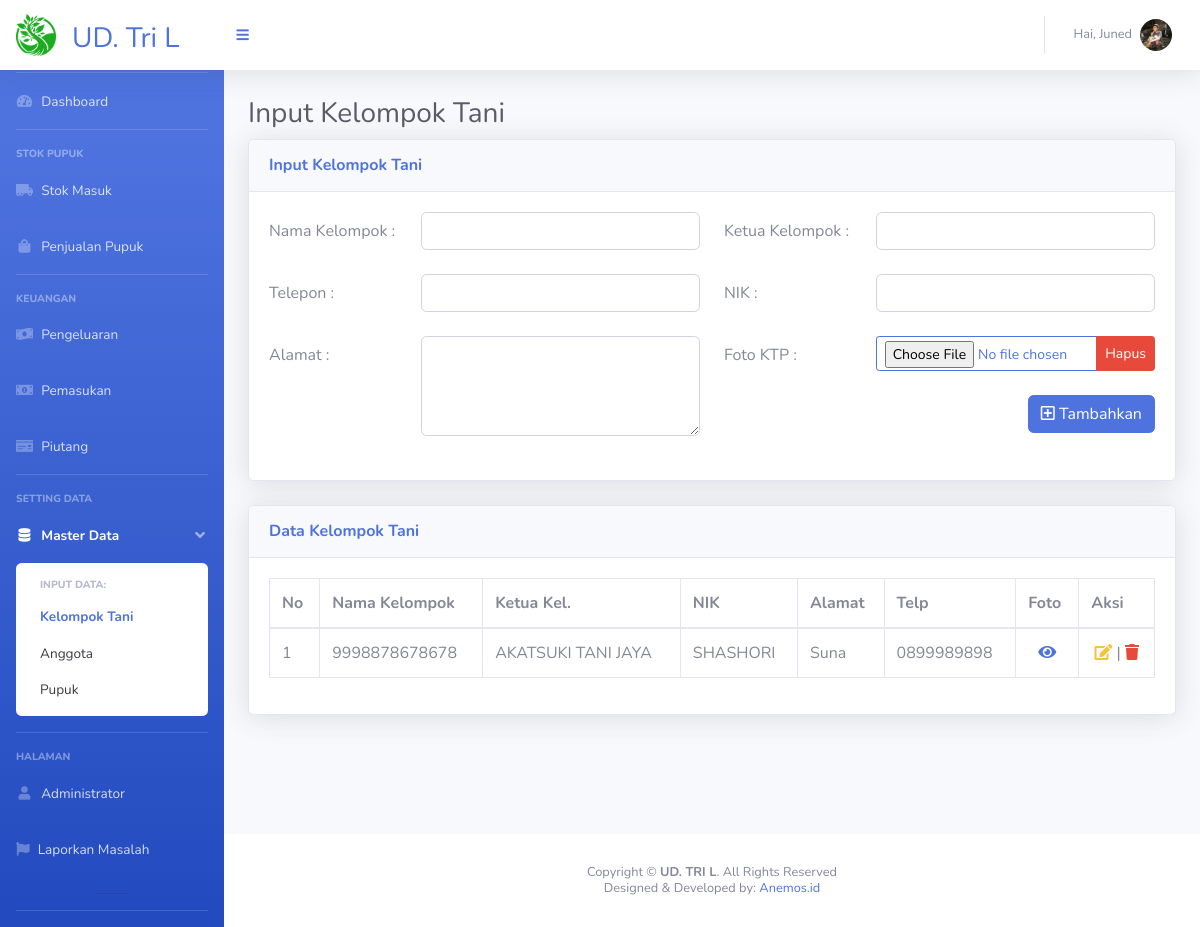
The page /page_kel_tani.php?m=4&n=2 (signed in) on the database as committed earlier.
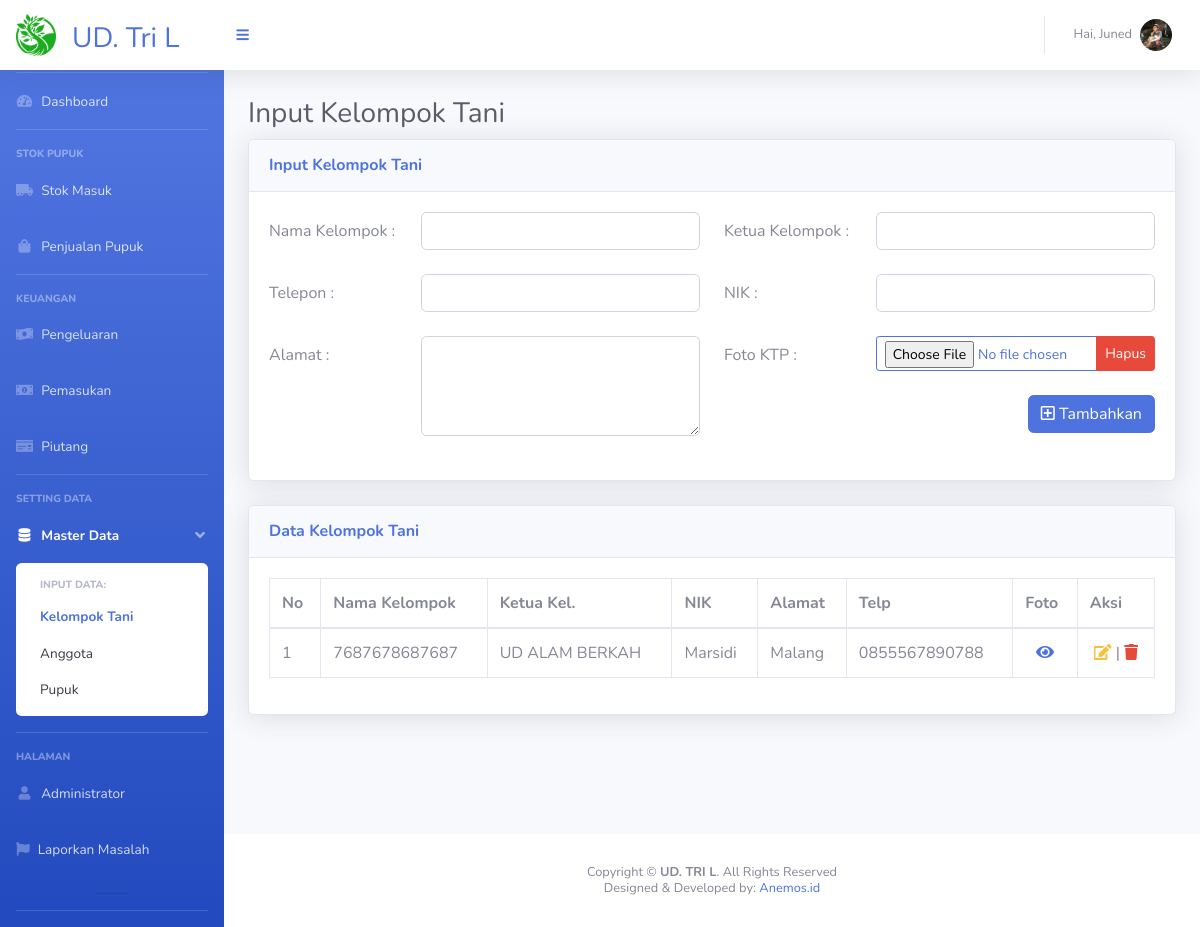
The same page on the database as committed later.
### tables this page shows
CREATE TABLE `data_kel_tani` (
  `ID_KT` int(50) NOT NULL,
  `NIK` varchar(50) DEFAULT NULL,
  `Nama_Kel` varchar(100) DEFAULT NULL,
  `Nama_Ketua` varchar(50) DEFAULT NULL,
  `Alamat` varchar(100) DEFAULT NULL,
  `Telp` varchar(50) DEFAULT NULL,
  `Foto` varchar(50) DEFAULT NULL
);

### page_kel_tani.php (the view, shortened to what the changed rows need)
<?php
include "connection.php";
if (isset($_SESSION['login'])) {
    ?>
<!DOCTYPE html>
<html lang="en">
<head>
    <link href="vendor/fontawesome-free/css/all.min.css" rel="stylesheet" type="text/css">
    <link href="css/sb-admin-2.min.css" rel="stylesheet">
    <link href="vendor/datatables/dataTables.bootstrap4.min.css" rel="stylesheet">
</head>
<body id="page-top">
    <div id="wrapper">
        <div id="content-wrapper" class="d-flex flex-column">
            <div id="content">
                <div class="container-fluid">
                    <div class="d-sm-flex align-items-center justify-content-between ">
                        <h1 id="hu" class="h3 pp text-gray-800">Input Kelompok Tani</h1>
                    </div>
                    <div class="row">
                        <div class="col-xl-12 col-lg-10">
                            <div class="card shadow mb-4">
                                <div class="card-body">
                                    <div class="table-responsive">
                                        <table class="table table-bordered" id="dataTable" width="100%" cellspacing="0">
                                            <thead>
                                                <tr>
                                                    <th scope="col">No</th>
                                                    <th scope="col">Nama Kelompok</th>
                                                    <th scope="col">Ketua Kel.</th>
                                                    <th scope="col">NIK</th>
                                                    <th scope="col">Alamat</th>
                                                    <th scope="col">Telp</th>
                                                    <th scope="col">Foto</th>
                                                    <th scope="col">Aksi</th>
                                                </tr>
                                            </thead>
                                            <tbody>
                                                <?php
$no = 1;
    $data = mysqli_query($conn, "SELECT * FROM data_kel_tani ORDER BY ID_KT DESC");
    foreach ($data as $all) {
        echo ('<tr><td>' . $no . '</td>');
        echo ('<td>' . $all['NIK'] . '</td>');
        echo ('<td>' . $all['Nama_Kel'] . '</td>');
        echo ('<td>' . $all['Nama_Ketua'] . '</td>');
        echo ('<td>' . $all['Alamat'] . '</td>');
        echo ('<td>' . $all['Telp'] . '</td>');
        echo ('<td><a href="" data-toggle="modal" data-target="#viewFoto');
        echo ($all['ID_KT'] . '"><center><i class="fas fa-eye" data-toggle="tooltip" data-placement="top" title="Lihat Foto"></i> </center>  </i></a></td>');
        echo ('<td><center><a href=page_edit_kel_tani.php?m=4&n=2&id=');
        echo ($all['ID_KT'] . '><span class="btn-icon-split text-warning"
                                                    data-toggle="tooltip" data-placement="top" title="Edit Data"><i
                                                        class="fas fa-edit"></i></span></a>
                                                <text> | </text><a href="" data-toggle="modal" data-target="#exampleModalCenter');
        echo ($all['ID_KT'] . '"><span class="btn-icon-split text-danger" data-toggle="tooltip" data-placement="left"
                                                        title="Hapus Data"><i class="fas fa-trash"></i></span></a></td>
                                                </center>
                                                </tr>');
        $no++;
        ?></tr>
                                                <?php }?>
                                            </tbody>
                                        </table>
                                    </div>
                                </div>
                            </div>
                        </div>
                    </div>
                </div>
            </div>
        </div>
    </div>
</body>
</html>
<?php } else {
    header("Location: login.php");
    exit();
}?>

Rows that differ between the two databases and show on the page:
removed data_kel_tani: NIK "9998878678678", Nama_Kel "AKATSUKI TANI JAYA", Nama_Ketua "SHASHORI", Alamat "Suna", Telp "0899989898"
added data_kel_tani: NIK "7687678687687", Nama_Kel "UD ALAM BERKAH", Nama_Ketua "Marsidi", Alamat "Malang", Telp "0855567890788"
